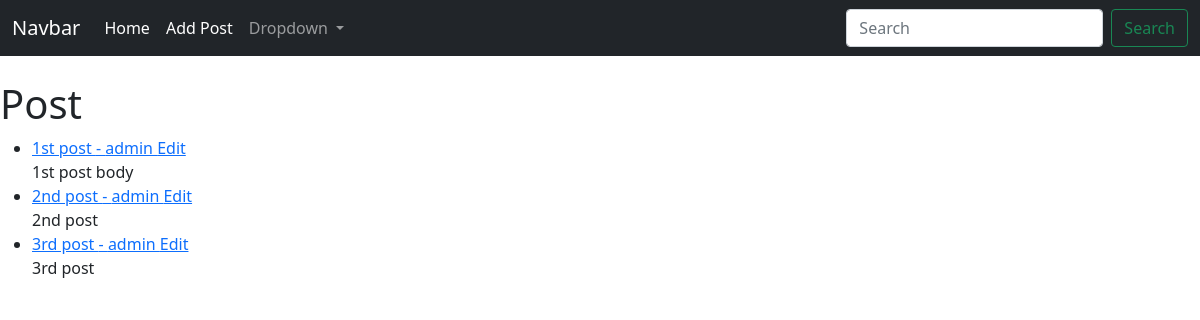
/, run on an earlier commit of the app's database.
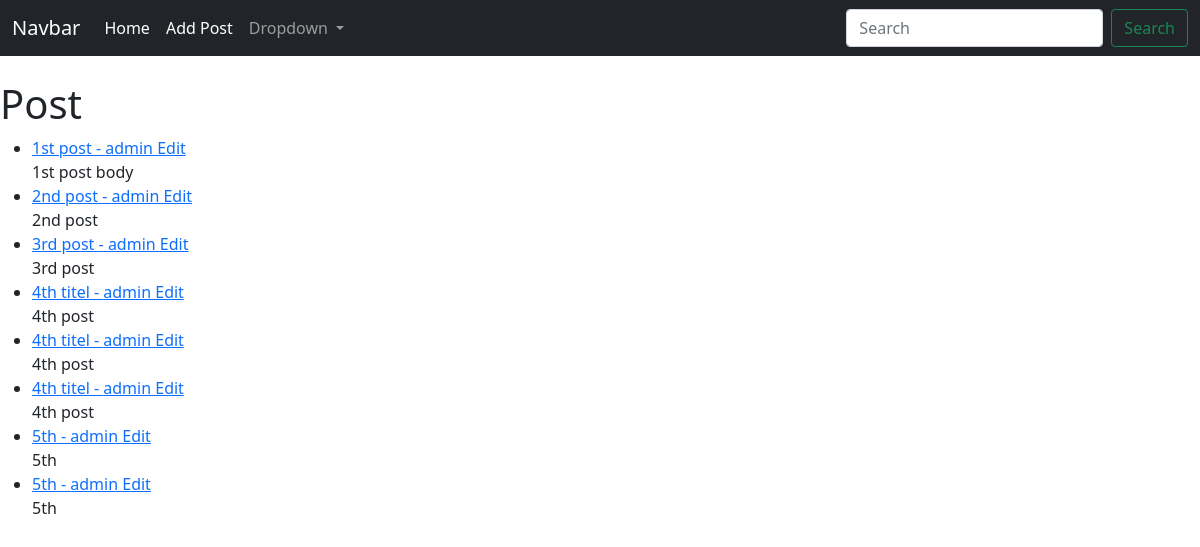
And on a later commit of the database.
### theblog/models.py (models this page shows, shortened)
class Post(models.Model):
    title = models.CharField(max_length=255)
    title_tag = models.CharField(max_length=255, default="My Freakin' Awesome Blog!")
    author = models.ForeignKey(User, on_delete=models.CASCADE)
    body = models.TextField()

### theblog/views.py (the view)
# urls.py: path('', HomeView.as_view(), name="home"),
class HomeView(ListView):
    model = Post
    template_name = 'home.html'

### theblog/templates/home.html
{% extends 'base.html' %}
{% block content %}
<h1>Post</h1>
<ul>
{% for post in object_list %}
    <li><a href="{% url 'article-detail' post.pk %}">
    {{ post.title }} - {{ post.author }} <a href="{% url 'update_post' post.pk %}">Edit</a><br>
    {{ post.body }}</li>
{% endfor %}
</ul>
{% endblock %}

### theblog/templates/base.html (shortened to what this page needs)
<!doctype html>
<html lang="en">
  <head>
    <link href="https://cdn.jsdelivr.net/npm/bootstrap@5.0.2/dist/css/bootstrap.min.css" rel="stylesheet">
  </head>
  <body>
{% include 'navbar.html' %}
<dev class="container">
{% block content %}
{% endblock %}
</dev>
  </body>
</html>

### theblog/templates/navbar.html (shortened to what this page needs)
<nav class="navbar navbar-expand-lg navbar-dark bg-dark">
  <div class="container-fluid">
    <a class="navbar-brand" href="#">Navbar</a>
    <div class="collapse navbar-collapse" id="navbarSupportedContent">
      <ul class="navbar-nav me-auto mb-2 mb-lg-0">
        <li class="nav-item">
          <a class="nav-link active" aria-current="page" href="/">Home</a>
        </li>
        <li class="nav-item">
          <a class="nav-link active" aria-current="page" href="{% url 'add_post' %}">Add Post</a>
        </li>
        <li class="nav-item dropdown">
          <a class="nav-link dropdown-toggle" href="#" id="navbarDropdown" role="button" data-bs-toggle="dropdown" aria-expanded="false">
            Dropdown
          </a>
        </li>
      </ul>
      <form class="d-flex">
        <input class="form-control me-2" type="search" placeholder="Search" aria-label="Search">
        <button class="btn btn-outline-success" type="submit">Search</button>
      </form>
    </div>
  </div>
</nav>

What changed in the data, as far as the page shows it:
added Post: title "4th titel", author "admin", body "4th post"
added Post: title "4th titel", author "admin", body "4th post"
added Post: title "4th titel", author "admin", body "4th post"
added Post: title "5th", author "admin", body "5th"
added Post: title "5th", author "admin", body "5th"
